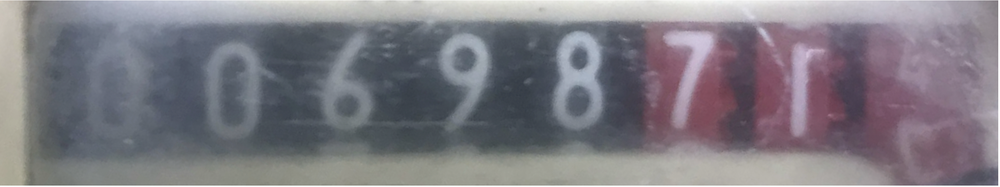
#> input picture Image.png, 1000 x 187 px, shrunk from 2886 x 540 before the run
$ python sol.py
#> lines starting #> are read from the running program, lines starting #| are printed output that depends on the picture; after the words box and inside, x2 and y2 are one past the last pixel; in counts of white or black regions, pixels touching at a corner belong together
import cv2
import pytesseract

def preprocess_image(image_path):
#> called with image_path = 'Image.png'
    image = cv2.imread(image_path)
#> image is the input picture: shape (187, 1000, 3); mean B, G, R 129.7, 122.2, 125.3
    gray = cv2.cvtColor(image, cv2.COLOR_BGR2GRAY)
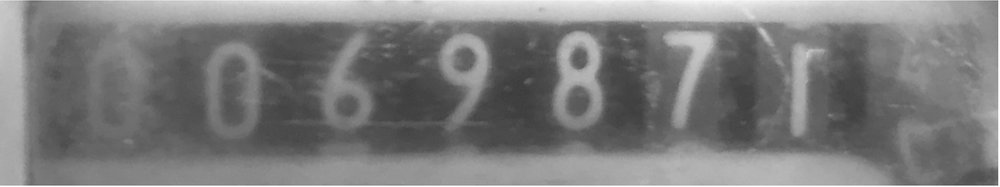
#> gray: shape (187, 1000); min 59, max 255, mean 124
    blur = cv2.GaussianBlur(gray, (5, 5), 0)
    _, thresh = cv2.threshold(blur, 0, 255, cv2.THRESH_BINARY + cv2.THRESH_OTSU)
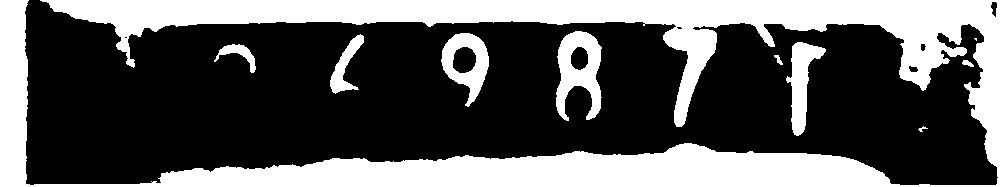
#> thresh: shape (187, 1000); 34.8% white; 10 white regions (1 under 20 px), largest, box (x1, y1, x2, y2) and area: (0, 0, 1000, 187) 57993, (556, 31, 602, 121) 2400, (441, 33, 489, 107) 1708
    return thresh

def ocr_preprocessed_image(preprocessed_image):
    # Enhanced configuration for numeric data
    config = '--oem 3 --psm 6 outputbase digits'
#> (the run stopped early here; a loop or call above may not have finished)
